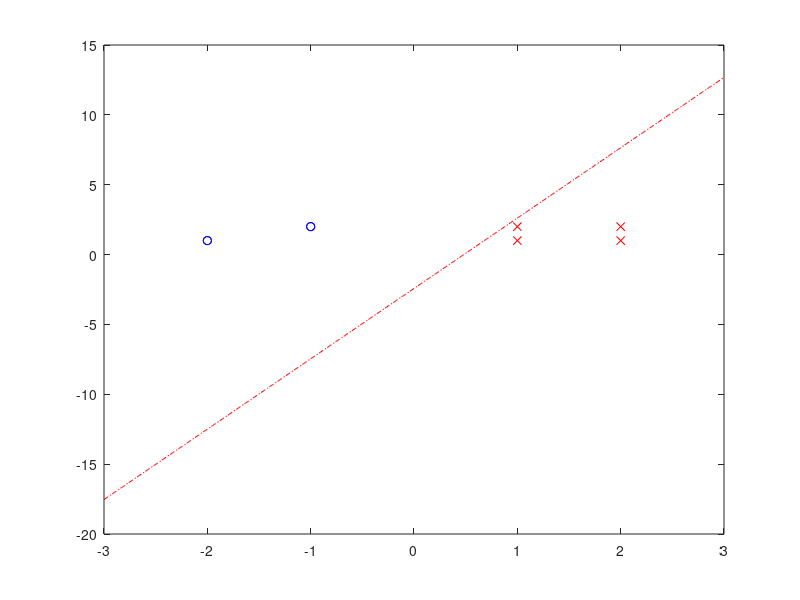

Here is the MATLAB script that generated this plot:
% x = [-1 -2 -2 -1 1 2 1 2];
% y = [-1 -2 -1 -2 2 1 1 2];
% scatter(x,y,'b');
% hold on;

% one = ones(length(x),1);
% A = cat(2,x',one);
% theta = pinv(A)*(y');
% m = theta(1);
% c = theta(2);
% y_pred = m*x + c;
% plot(x,y_pred,'r');

% MSE = immse(y,y_pred);
% %disp(MSE)

% LogReg()

% function LogReg()
%     clear all; 
%     close all;
%     DataPoints = [-1 -1; -2 -2; -2 -1; -1 -2; 1 2; 2 1; 1 1; 2 2];
%     DataPoints = DataPoints';
%     DataPoints = [ones(1, size(DataPoints, 2)); DataPoints; -1 -1 -1 -1 1 1 1 1];
%     RegMdl = [0;1;-1]; 
%     W = findRegModel(DataPoints, RegMdl);
% end

% function W = findRegModel(DataPts, W)
%     xMin = min(DataPts (2, :)) - 1;
%     xMax = max(DataPts (2, :)) + 1;
%     xrange = xMin:0.01:xMax; alpha = 0.005;
%     Data = DataPts(1:end-1,:); 
%     predY = DataPts (end,:);
%     for i = 1:100
%         y = (W(1)+W(2)*xrange);
%         clf; 
%         plot (DataPts(2, predY == -1), DataPts (3, predY == -1), 'bo', DataPts(2, predY == 1), DataPts (3, predY == 1), 'rx');
%         hold on;
%         plot (xrange, y, '-.r');
%         pause (0.01);

%         hThetaX = 1./(1+exp(-1*W' *Data));
%         gradJ = mean(repmat((hThetaX - predY), size(Data,1),1).*Data, 2);
%         W = W - alpha*gradJ;

%         if (max(abs(alpha*gradJ))<0.05)
%             %if gradient is almost zero return;
%             return;
%         end
%     end
% end

function LogReg()
    clear all; close all;
    Datapoints = [-1 -1;-2 -2;-2 -1;-1 -2;1 2;2 1;1 1;2 2];
    Datapoints = Datapoints';
    Datapoints = [ones(1,size(Datapoints,2));Datapoints;-1 -1 -1 -1 1 1 1 1];
    RegMDl = [0 ;1;-1];  %y=-x
    W = findRegModel(Datapoints,RegMDl);
end

function W = findRegModel(Datapts,W)
    xmin = min(Datapts(2,:))-1;
    xmax = max(Datapts(2,:))+1;
    xrange = xmin:0.01:xmax; alpha = 0.05;
    Data = Datapts(1:end-1,:); predY = Datapts(end,:);

   for i = 1:100
       y = (W(1)+W(2)*xrange);
       clf;
       plot(Datapts(2,predY == -1),Datapts(3,predY == 1),'bo', ...
           Datapts(2,predY == 1),Datapts(3,predY == 1),'rx');
       hold on;
       plot(xrange,y,'-.r');
       pause(0.01);

       hthetax = 1./(1+exp(-1*W'*Data));
       gradj = mean(repmat((hthetax-predY),size(Data,1),1).*Data,2);
       W=W-alpha*gradj;  %apply gradient descent

        if(max(abs(alpha*gradj))<0.01)
            %if gradient is almost zero
            return;
        end
    end
end

